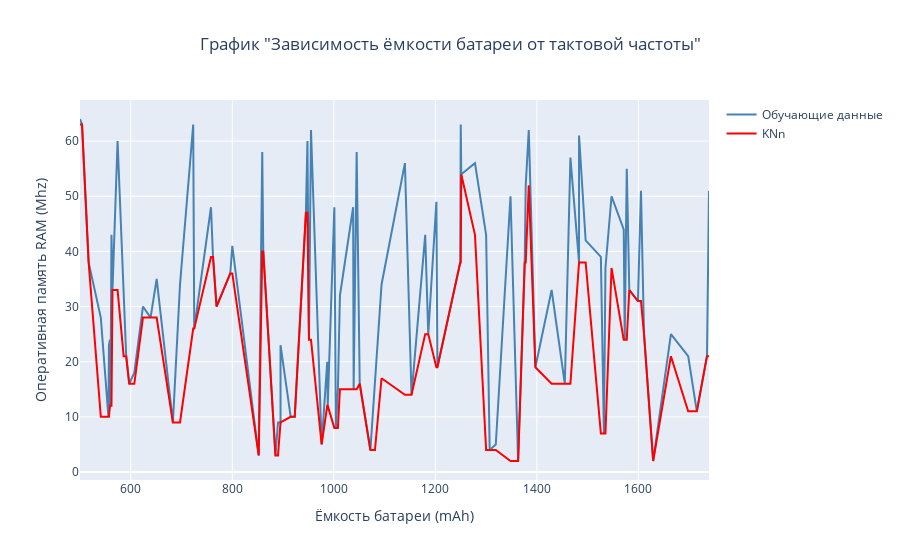

Write notebook code for a chart like this one.
### Code cell
#KNn

k = 2  # соседи
model = KNeighborsClassifier(n_neighbors=k)
model.fit(x_train.reshape(-1,1), y_train)
y_pred = model.predict(x_train.reshape(-1,1))
# обучающие данные
fig = go.Figure()

fig.add_trace(go.Scatter(
    x = x_train,
    y = y_train,
    mode = 'lines',
    name = 'Обучающие данные',
    line=dict(color = '#4682B4', width = 2))
)

# МНК
fig.add_trace(go.Scatter(
    x = x_train,
    y = y_pred,
    mode = 'lines',
    name = 'KNn',
    line = dict(color = 'red', width = 2))
)
fig.update_xaxes(title_text="Ёмкость батареи (mAh)")
fig.update_yaxes(title_text="Оперативная память RAM (Mhz)")
fig.update_layout(title_text='График "Зависимость ёмкости батареи от тактовой частоты"', title_x =0.5)
fig.show()

### Figure 1 — Plotly figure (JSON) as saved in the notebook; plotly's stock layout.template omitted (floating-point values rounded to 4 significant figures)
{"data": [{"line": {"color": "#4682B4", "width": 2}, "mode": "lines", "name": "Обучающие данные", "type": "scatter", "x": [500, 504, 517, 541, 556, 557, 559, 560, 562, 564, 574, 586, 591, 597, 607, 624, 639, 651, 683, 697, 723, 725, 758, 762, 769, 796, 800, 852, 859, 861, 885, 890, 895, 895, 915, 923, 945, 948, 951, 955, 976, 987, 988, 1001, 1004, 1008, 1012, 1038, 1039, 1045, 1051, 1072, 1081, 1094, 1140, 1153, 1180, 1186, 1202, 1204, 1249, 1250, 1251, 1278, 1300, 1307, 1319, 1348, 1363, 1376, 1378, 1384, 1397, 1429, 1455, 1466, 1483, 1483, 1496, 1526, 1532, 1535, 1547, 1571, 1573, 1577, 1582, 1599, 1605, 1611, 1629, 1664, 1698, 1715, 1735, 1739], "y": [64, 63, 38, 28, 10, 23, 24, 12, 43, 33, 60, 33, 21, 16, 18, 30, 28, 35, 9, 34, 63, 26, 48, 39, 30, 36, 41, 3, 58, 40, 3, 9, 9, 23, 10, 10, 47, 60, 24, 62, 5, 20, 12, 48, 8, 15, 32, 48, 15, 58, 16, 4, 17, 34, 56, 14, 43, 25, 49, 19, 38, 63, 54, 56, 43, 4, 5, 50, 2, 38, 52, 62, 19, 33, 16, 57, 38, 61, 42, 39, 7, 37, 50, 44, 24, 55, 33, 31, 51, 25, 2, 25, 21, 11, 21, 51]}, {"line": {"color": "red", "width": 2}, "mode": "lines", "name": "KNn", "type": "scatter", "x": [500, 504, 517, 541, 556, 557, 559, 560, 562, 564, 574, 586, 591, 597, 607, 624, 639, 651, 683, 697, 723, 725, 758, 762, 769, 796, 800, 852, 859, 861, 885, 890, 895, 895, 915, 923, 945, 948, 951, 955, 976, 987, 988, 1001, 1004, 1008, 1012, 1038, 1039, 1045, 1051, 1072, 1081, 1094, 1140, 1153, 1180, 1186, 1202, 1204, 1249, 1250, 1251, 1278, 1300, 1307, 1319, 1348, 1363, 1376, 1378, 1384, 1397, 1429, 1455, 1466, 1483, 1483, 1496, 1526, 1532, 1535, 1547, 1571, 1573, 1577, 1582, 1599, 1605, 1611, 1629, 1664, 1698, 1715, 1735, 1739], "y": [63, 63, 38, 10, 10, 10, 12, 12, 12, 33, 33, 21, 21, 16, 16, 28, 28, 28, 9, 9, 26, 26, 39, 39, 30, 36, 36, 3, 40, 40, 3, 3, 9, 9, 10, 10, 47, 47, 24, 24, 5, 12, 12, 8, 8, 8, 15, 15, 15, 15, 16, 4, 4, 17, 14, 14, 25, 25, 19, 19, 38, 38, 54, 43, 4, 4, 4, 2, 2, 38, 38, 52, 19, 16, 16, 16, 38, 38, 38, 7, 7, 7, 37, 24, 24, 24, 33, 31, 31, 25, 2, 21, 11, 11, 21, 21]}], "layout": {"title": {"text": "График \"Зависимость ёмкости батареи от тактовой частоты\"", "x": 0.5}, "xaxis": {"title": {"text": "Ёмкость батареи (mAh)"}}, "yaxis": {"title": {"text": "Оперативная память RAM (Mhz)"}}}}
